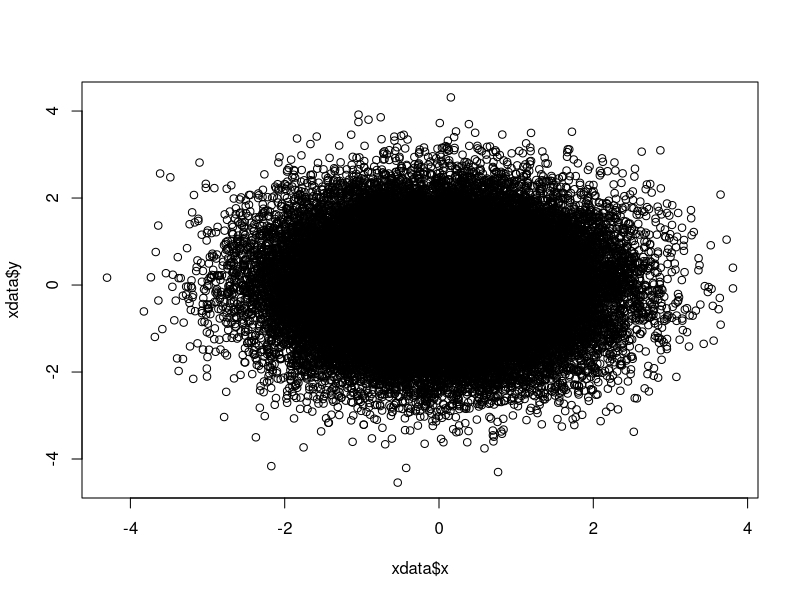

R code for this plot:
# create a data set
set.seed(1)
xdata <- data.frame(x = rnorm(50000), y = rnorm(50000))

# so this is the figure...
png("lowresfig.png")
plot(xdata$x, xdata$y)
dev.off()

# and let's create a smaller table and export it too
xd <- xdata[1:10, ]
write.table(xd, "datatab.csv", sep = ",", row.names = FALSE, quote = FALSE)
